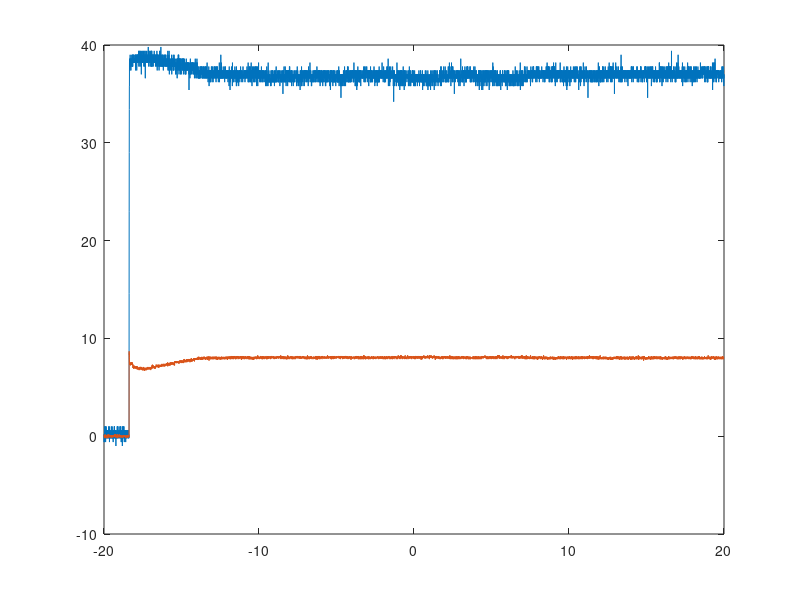
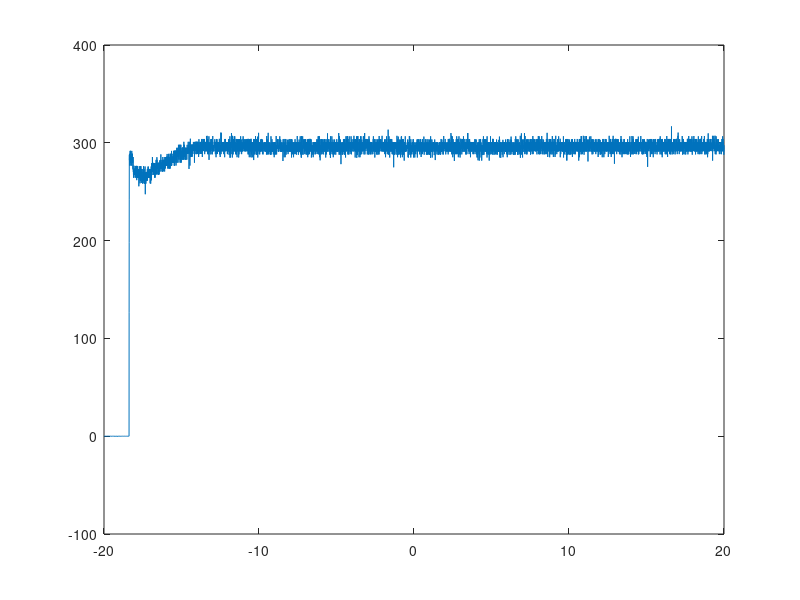
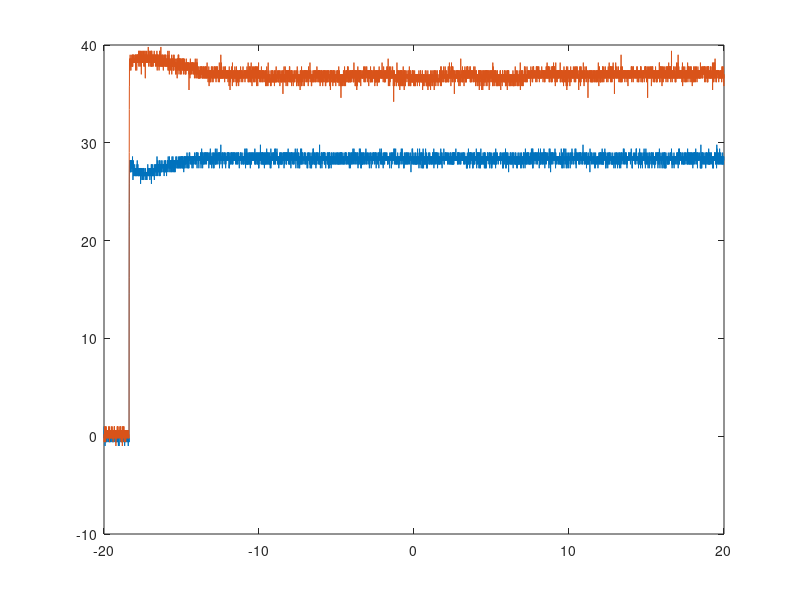
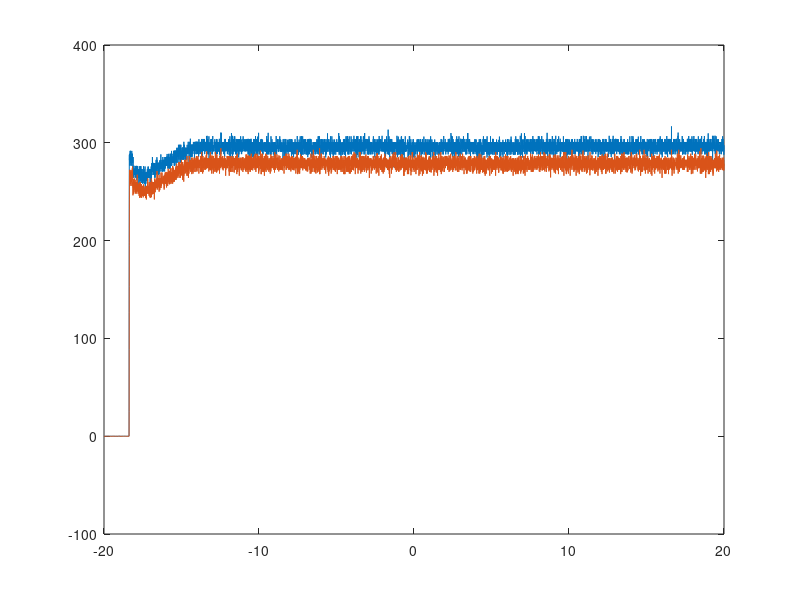

Here is the MATLAB script that generated these plots, in order:
%%  
MPPT1000 = csvread('tek0001CH1.csv',1,0);

t1000 = MPPT1000(:,1);
i1000 = MPPT1000(:, 2);

plot(t1000, i1000)

%% 
MPPT1000 = csvread('voltages_currents_ALL.csv',1,0);

t1000 = MPPT1000(:,1);
vin1000 = MPPT1000(:, 2);
iin1000 = MPPT1000(:, 3);
vout1000 = MPPT1000(:, 4);
iout1000 = MPPT1000(:, 5);

pin1000 = vin1000.* iin1000;
pout1000 = vout1000.* iout1000;

figure(1)
plot(t1000, vin1000)
hold on
plot(t1000, iin1000)

figure(2)
plot(t1000, pin1000)

figure(3)
plot(t1000, vout1000)
hold on
plot(t1000, vin1000)

figure(4)
plot(t1000, pin1000)
hold on
plot(t1000, pout1000)

